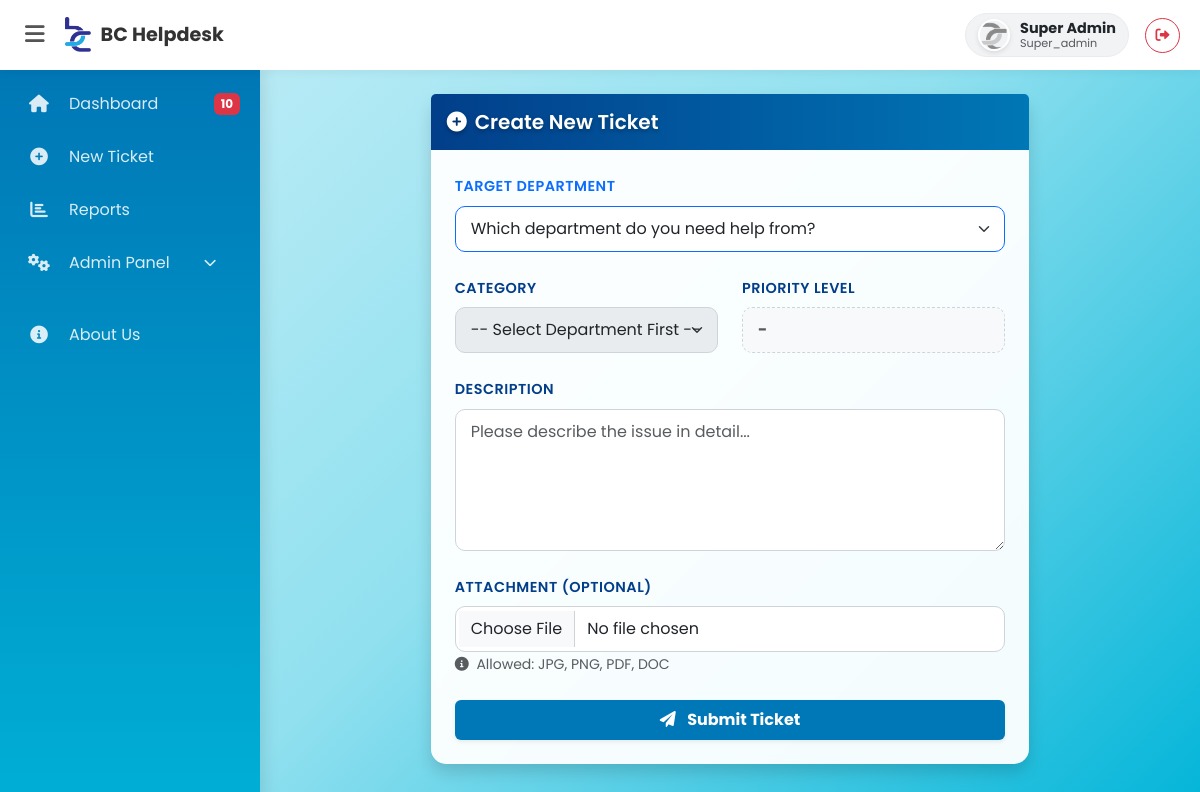
The app's page /ticket_create.php (signed in) with its own data.
### tables this page shows
CREATE TABLE `users` (
  `id` int(11) NOT NULL,
  `username` varchar(50) NOT NULL,
  `email` varchar(100) NOT NULL,
  `phone` varchar(20) DEFAULT NULL,
  `password` varchar(255) NOT NULL,
  `role` varchar(50) NOT NULL DEFAULT 'employee',
  `is_active` tinyint(1) DEFAULT '0',
  `created_at` timestamp NULL DEFAULT CURRENT_TIMESTAMP,
  `branch_id` int(11) DEFAULT NULL,
  `profile_image` varchar(255) DEFAULT NULL,
  `dept_id` int(11) DEFAULT NULL,
  `reset_token` varchar(10) DEFAULT NULL,
  `reset_expires` datetime DEFAULT NULL
);

### ticket_create.php (the view, shortened to what this page needs)
<?php
require 'config/db.php';
require 'includes/header.php';
require 'includes/navbar.php';
?>
<div class="container mt-4">
    <div class="row justify-content-center">
        <div class="col-md-8">
            <div class="card shadow border-0">
                <div class="card-header theme-header py-3">
                    <h5 class="mb-0 text-white"><i class="fas fa-plus-circle me-2"></i>Create New Ticket</h5>
                </div>
                <div class="card-body p-4">
                    <form method="POST" enctype="multipart/form-data" id="createTicketForm">
                        <div class="mb-4">
                            <label class="form-label text-primary">Target Department</label>
                            <select name="dept_id" id="deptSelect" class="form-select border-primary" required>
                                <option value="">Which department do you need help from?</option>
                            </select>
                        </div>
                        <div class="row mb-4">
                            <div class="col-md-6">
                                <label class="form-label">Category</label>
                                <select name="category" id="categorySelect" class="form-select" required disabled>
                                    <option value="" data-priority="">-- Select Department First --</option>
                                </select>
                            </div>
                            <div class="col-md-6">
                                <label class="form-label">Priority Level</label>
                                <input type="text" id="priorityDisplay" class="form-control bg-light fw-bold text-muted" value="-" readonly style="border-style: dashed;">
                            </div>
                        </div>
                        <div class="mb-4">
                            <label class="form-label">Description</label>
                            <textarea name="description" class="form-control" rows="5" required placeholder="Please describe the issue in detail..."></textarea>
                        </div>
                        <div class="mb-4">
                            <label class="form-label">Attachment (Optional)</label>
                            <input type="file" name="attachment" class="form-control">
                            <small class="text-muted"><i class="fas fa-info-circle me-1"></i> Allowed: JPG, PNG, PDF, DOC</small>
                        </div>
                        <button type="submit" id="submitBtn" class="btn btn-primary w-100 py-2 fw-bold shadow-sm" style="background-color: #0077b6; border: none;">
                            <i class="fas fa-paper-plane me-2"></i> Submit Ticket
                        </button>
                    </form>
                </div>
            </div>
        </div>
    </div>
</div>
<?php require 'includes/footer.php'; ?>

### includes/navbar.php (shortened to what this page needs)
<?php
$pending_alert = 0;
if (isset($_SESSION['role']) && $_SESSION['role'] != 'employee' && isset($conn)) {
    $notify_sql = "SELECT COUNT(*) as count FROM tickets WHERE status = 'Open'";
    $notify_res = $conn->query($notify_sql);
    if ($notify_res) {
        $row = $notify_res->fetch_assoc();
        $pending_alert = $row['count'];
    }
}
$navbar_username = isset($_SESSION['username']) ? $_SESSION['username'] : "Guest";
$navbar_pic = "assets/images/default_avatar.png";
if (isset($_SESSION['user_id']) && isset($conn)) {
    $user_id = $_SESSION['user_id'];
    $sql = "SELECT username, profile_image FROM users WHERE id = $user_id";
    $result = mysqli_query($conn, $sql);
    if ($result && $row = mysqli_fetch_assoc($result)) {
        $navbar_username = $row['username'];
        if (!empty($row['profile_image']) && file_exists(__DIR__ . '/../uploads/' . $row['profile_image'])) {
            $navbar_pic = 'uploads/' . $row['profile_image'];
        }
    }
}
?>
<nav class="topbar">
    <div class="brand-area">
        <button id="menu-toggle" onclick="toggleSidebar()">
            <i class="fas fa-bars"></i>
        </button>
        <a href="dashboard.php" class="brand-link">
            <img src="assets/images/proflogo.png" alt="Logo">
            <span class="brand-text">BC Helpdesk</span>
        </a>
    </div>
    <div class="d-flex align-items-center">
        <a href="profile.php" class="text-decoration-none me-3">
            <div class="user-badge">
                <img src="<?= $navbar_pic ?>" alt="Profile" class="navbar-profile-pic">
                <div class="d-flex flex-column" style="line-height: 1.1;">
                    <span class="fw-bold text-dark" style="font-size: 0.9rem;"><?= htmlspecialchars($navbar_username) ?></span>
                    <?php if(isset($_SESSION['role'])): ?>
                        <small class="text-muted" style="font-size: 0.7rem;"><?= ucfirst($_SESSION['role']) ?></small>
                    <?php endif; ?>
                </div>
            </div>
        </a>
        <a href="logout.php" class="btn btn-outline-danger btn-sm rounded-circle" title="Logout" style="width: 35px; height: 35px; display: flex; align-items: center; justify-content: center;">
            <i class="fas fa-sign-out-alt"></i>
        </a>
    </div>
</nav>
<div class="sidebar" id="sidebar-wrapper">
    <ul class="sidebar-nav">
        <li class="nav-item">
            <a class="nav-link" href="dashboard.php" title="Dashboard">
                <i class="fas fa-home"></i>
                <span>Dashboard</span>
                <?php if($pending_alert > 0): ?>
                    <span class="badge-alert"><?= $pending_alert ?></span>
                <?php endif; ?>
            </a>
        </li>
        <li class="nav-item">
            <a class="nav-link" href="ticket_create.php" title="New Ticket">
                <i class="fas fa-plus-circle"></i> <span>New Ticket</span>
            </a>
        </li>
        <?php if(isset($_SESSION['role']) && $_SESSION['role'] != 'employee'): ?>
        <li class="nav-item">
            <a class="nav-link" href="reports.php" title="Reports">
                <i class="fas fa-chart-bar"></i> <span>Reports</span>
            </a>
        </li>
        <?php endif; ?>
        <?php if(isset($_SESSION['role']) && ($_SESSION['role'] == 'super_admin' || $_SESSION['role'] == 'manager')): ?>
        <li class="nav-item">
            <a class="nav-link" data-bs-toggle="collapse" href="#adminSubmenu" role="button" aria-expanded="false" title="Admin Panel">
                <i class="fas fa-cogs"></i> <span>Admin Panel</span>
                <i class="fas fa-chevron-down ms-auto" style="font-size: 0.8rem;"></i>
            </a>
        </li>
        <?php endif; ?>
        <li class="nav-item mt-4">
            <a class="nav-link" href="about.php" title="About Us">
                <i class="fas fa-info-circle"></i> <span>About Us</span>
            </a>
        </li>
    </ul>
</div>

### includes/header.php (style rules this page uses)
:root { --primary-blue: #00b4d8; --light-blue: #caf0f8; --dark-blue: #0077b6; --glass-bg: rgba(255, 255, 255, 0.95); --glass-border: 1px solid rgba(255, 255, 255, 0.3); --glass-shadow: 0 8px 32px 0 rgba(31, 38, 135, 0.15); }
body { font-family: 'Poppins', sans-serif; background: linear-gradient(135deg, #caf0f8 0%, #90e0ef 50%, #00b4d8 100%); background-attachment: fixed; min-height: 100vh; color: #333; overflow-x: hidden; }
.card { background: var(--glass-bg) !important; backdrop-filter: blur(4px); border: var(--glass-border); box-shadow: var(--glass-shadow); border-radius: 15px; margin-bottom: 20px; transition: transform 0.2s ease, box-shadow 0.2s ease; width: 100%; }
.btn-primary { background-color: var(--primary-blue); border-color: var(--primary-blue); font-weight: 500; padding: 8px 16px; }
.form-control, .form-select { border-radius: 10px; border: 1px solid #ced4da; padding: 10px 15px; font-size: 1rem; }
h1, h2, h3, h4, h5 { color: var(--dark-blue); font-weight: 600; }
body > .container, body > .container-fluid { padding-bottom: 3rem; padding-left: 15px; padding-right: 15px; }

### includes/navbar.php (style rules this page uses)
:root { --sidebar-width: 260px; --sidebar-collapsed-width: 70px; --topbar-height: 70px; --sidebar-bg: linear-gradient(180deg, var(--dark-blue, #0d6efd) 0%, var(--primary-blue, #0a58ca) 100%); }
.sidebar { height: 100vh; width: var(--sidebar-width); position: fixed; top: var(--topbar-height); left: 0; background: var(--sidebar-bg); transition: width 0.3s ease, margin-left 0.3s ease; z-index: 1000; box-shadow: 4px 0 15px rgba(0,0,0,0.1); overflow-y: auto; padding-bottom: 50px; overflow-x: hidden; }
.sidebar-nav { list-style: none; padding: 0; margin: 0; margin-top: 10px; }
.sidebar-nav .nav-item { margin-bottom: 5px; width: 100%; position: relative; }
.sidebar-nav .nav-link { color: rgba(255,255,255,0.85); padding: 12px 20px; font-size: 1rem; display: flex; align-items: center; transition: background 0.2s, color 0.2s; border-left: 4px solid transparent; text-decoration: none; white-space: nowrap; overflow: hidden; position: relative; }
.sidebar-nav .nav-link i { min-width: 30px; text-align: center; margin-right: 15px; font-size: 1.1rem; }
.topbar { position: fixed; top: 0; left: 0; right: 0; height: var(--topbar-height); background: white; box-shadow: 0 2px 10px rgba(0,0,0,0.05); z-index: 1050; display: flex; align-items: center; justify-content: space-between; padding: 0 20px; }
.brand-area { display: flex; align-items: center; min-width: 200px; }
.brand-link { text-decoration: none; color: #333; display: flex; align-items: center; font-weight: 700; font-size: 1.2rem; }
.brand-link img { height: 35px; width: auto; margin-right: 10px; }
#menu-toggle { background: none; border: none; font-size: 1.4rem; color: #555; cursor: pointer; margin-right: 15px; padding: 5px; transition: 0.2s; }
body { padding-left: var(--sidebar-width); padding-top: var(--topbar-height); transition: padding-left 0.3s ease; background-color: #f8f9fa; }
.badge-alert { background-color: #dc3545; color: white; font-size: 0.75rem; padding: 2px 7px; border-radius: 6px; margin-left: auto; font-weight: bold; animation: pulse-red 2s infinite; }
.user-badge { display: flex; align-items: center; padding: 5px 12px; background: #f1f3f5; border-radius: 30px; transition: 0.2s; border: 1px solid #e9ecef; }
.navbar-profile-pic { width: 32px; height: 32px; object-fit: cover; border-radius: 50%; margin-right: 10px; border: 2px solid #fff; box-shadow: 0 2px 5px rgba(0,0,0,0.1); }

### ticket_create.php (style rules this page uses)
.theme-header { background: linear-gradient(90deg, #023e8a 0%, #0077b6 100%); color: white !important; border-bottom: none; font-weight: 700; border-radius: 15px 15px 0 0; text-shadow: 0px 2px 4px rgba(0,0,0,0.3); }
.form-label { font-weight: 600; color: #023e8a; font-size: 0.9rem; text-transform: uppercase; letter-spacing: 0.5px; }

### records on screen
users: profile_image (picture), username "Super Admin"

### other values on screen
$_SESSION['role'] "Super_admin"
$pending_alert "10"
